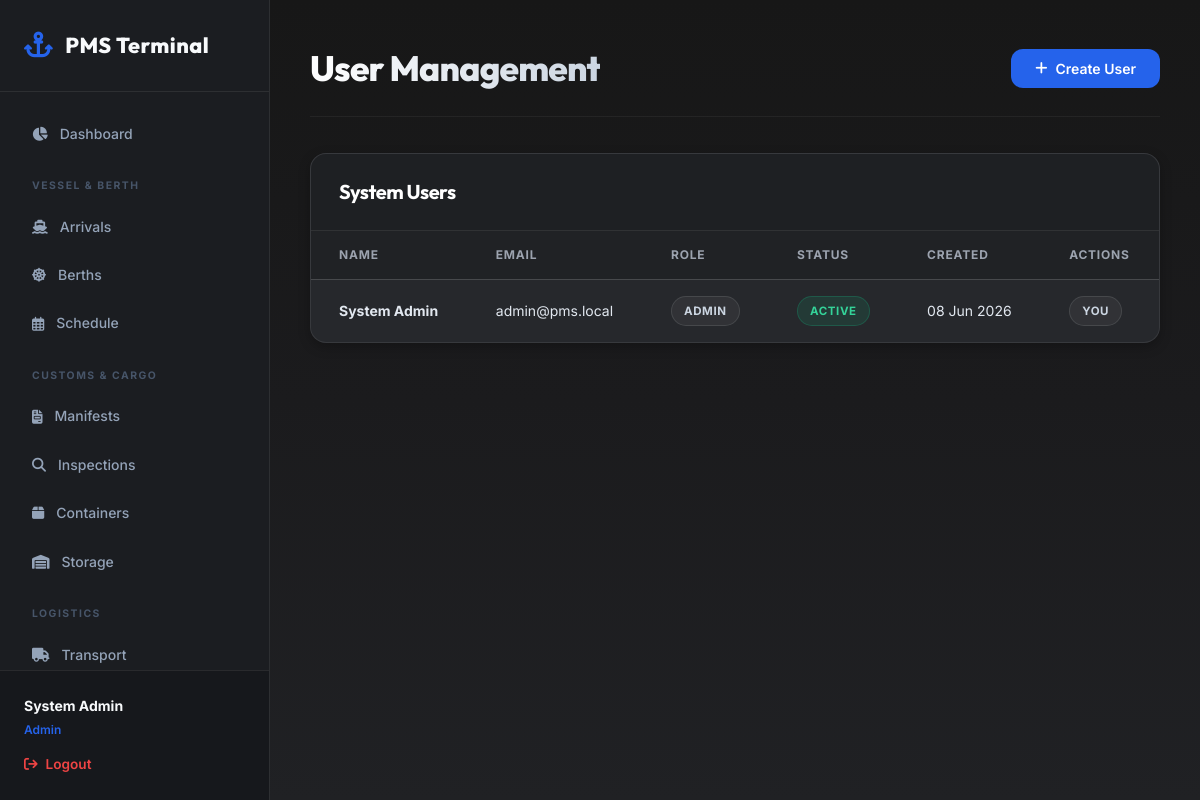
The page /modules/admin/users.php (signed in) on the database its author committed.
### tables this page shows
CREATE TABLE IF NOT EXISTS users (
    id            INT PRIMARY KEY AUTO_INCREMENT,
    name          VARCHAR(100) NOT NULL,
    email         VARCHAR(150) NOT NULL UNIQUE,
    password_hash VARCHAR(255) NOT NULL,
    role_id       INT NOT NULL,
    company_id    INT NULL,
    status        ENUM('active','inactive') DEFAULT 'active',
    created_at    DATETIME DEFAULT CURRENT_TIMESTAMP,
    FOREIGN KEY (role_id) REFERENCES roles(id),
    FOREIGN KEY (company_id) REFERENCES companies(id) ON DELETE SET NULL
);

CREATE TABLE IF NOT EXISTS roles (
    id    INT PRIMARY KEY AUTO_INCREMENT,
    name  VARCHAR(50)  NOT NULL UNIQUE,    
    label VARCHAR(100) NOT NULL
);

### modules/admin/users.php (the view, shortened to what this page needs)
<?php
require_once __DIR__ . '/../../config/db.php';
require_once __DIR__ . '/../../includes/helpers.php';
$users = $pdo->query("
    SELECT u.*, r.name as role_name
    FROM users u
    JOIN roles r ON u.role_id = r.id
    ORDER BY u.created_at DESC
")->fetchAll();
?>
<!DOCTYPE html>
<html lang="en">
<head>
    <link rel="stylesheet" href="<?= BASE_URL ?>/assets/css/main.css">
    <link rel="stylesheet" href="https://cdnjs.cloudflare.com/ajax/libs/font-awesome/6.4.0/css/all.min.css">
</head>
<body>
    <?php include __DIR__ . '/../../includes/nav.php'; ?>
    <main class="main-content">
        <header class="page-header">
            <h1 class="page-title">User Management</h1>
            <button class="btn btn-primary" onclick="document.getElementById('userModal').classList.add('active')">
                <i class="fa-solid fa-plus"></i> Create User
            </button>
        </header>
        <div class="table-container">
            <div class="table-header">
                <h2>System Users</h2>
            </div>
            <table>
                <thead>
                    <tr>
                        <th>Name</th>
                        <th>Email</th>
                        <th>Role</th>
                        <th>Status</th>
                        <th>Created</th>
                        <th>Actions</th>
                    </tr>
                </thead>
                <tbody>
                    <?php foreach ($users as $u): ?>
                        <tr>
                            <td><strong><?= htmlspecialchars($u['name']) ?></strong></td>
                            <td><?= htmlspecialchars($u['email']) ?></td>
                            <td><span class="badge badge-neutral"><?= htmlspecialchars(ucfirst($u['role_name'])) ?></span></td>
                            <td><?= status_badge($u['status']) ?></td>
                            <td><?= date('d M Y', strtotime($u['created_at'])) ?></td>
                            <td>
                                <?php if ($u['id'] != $_SESSION['user_id']): ?>
                                    <form method="post" style="display:inline;" data-confirm="Are you sure you want to change this user's status?">
                                        <?php csrf_field(); ?>
                                        <input type="hidden" name="action" value="toggle_status">
                                        <input type="hidden" name="user_id" value="<?= $u['id'] ?>">
                                        <?php if ($u['status'] === 'active'): ?>
                                            <input type="hidden" name="status" value="inactive">
                                            <button type="submit" class="btn btn-sm btn-danger">Disable</button>
                                        <?php else: ?>
                                            <input type="hidden" name="status" value="active">
                                            <button type="submit" class="btn btn-sm btn-success">Enable</button>
                                        <?php endif; ?>
                                    </form>
                                <?php else: ?>
                                    <span class="badge badge-neutral">You</span>
                                <?php endif; ?>
                            </td>
                        </tr>
                    <?php endforeach; ?>
                </tbody>
            </table>
        </div>
    </main>
</body>
</html>

### includes/helpers.php (shortened to what this page needs)
<?php
function status_badge($status) {
    $safeStatus = htmlspecialchars($status ?? '');
    return "<span class=\"badge badge-{$safeStatus}\">{$safeStatus}</span>";
}

### assets/css/main.css (style rules this page uses)
:root { --bg-gradient: linear-gradient( 180deg, #171717 0%, #1b1b1d 50%, #202124 100% ); --primary: #202124; --surface: #26282c; --surface-hover: #2d3035; --surface-elevated: #32353b; --panel-bg: #26282c; --panel-bg-secondary: #2d3035; --panel-border: rgba(255,255,255,0.08); --accent: #2563eb; --accent-hover: #3b82f6; --accent-light: rgba(37,99,235,0.12); --accent-glow: rgba(37,99,235,0.18); --text-main: #f8fafc; --text-secondary: #d1d5db; --text-muted: #9ca3af; --text-disabled: #6b7280; --input-bg: #1f2125; --input-bg-focus: #25282d; --input-border: #3f444d; --input-placeholder: #8b93a1; --border-light: rgba(255,255,255,0.05); --border-medium: rgba(255,255,255,0.08); --border-strong: rgba(255,255,255,0.12); --success: #22c55e; --success-bg: rgba(34,197,94,0.12); --warning: #f59e0b; --warning-bg: rgba(245,158,11,0.12); --danger: #ef4444; --danger-bg: rgba(239,68,68,0.12); --info: #3b82f6; --info-bg: rgba(59,130,246,0.12); --radius-sm: 8px; --radius-md: 12px; --radius-lg: 16px; --shadow-sm: 0 1px 2px rgba(0,0,0,0.25); --shadow-md: 0 4px 12px rgba(0,0,0,0.25); --shadow-lg: 0 12px 30px rgba(0,0,0,0.35); --transition: all .2s ease; }
* { margin: 0; padding: 0; box-sizing: border-box; }
body { font-family: 'Inter', sans-serif; background: var(--bg-gradient); color: var(--text-main); line-height: 1.6; display: flex; min-height: 100vh; overflow-x: hidden; }
h1, h2, h3, h4, h5, h6 { font-family: 'Outfit', sans-serif; color: #ffffff; font-weight: 700; letter-spacing: -0.5px; }
.main-content { flex: 1; padding: 40px; overflow-y: auto; max-height: 100vh; }
.page-header { display: flex; justify-content: space-between; align-items: center; margin-bottom: 36px; border-bottom: 1px solid var(--border-light); padding-bottom: 20px; }
.page-title { font-size: 2.2rem; font-weight: 800; letter-spacing: -0.8px; background: linear-gradient(to right, #ffffff 0%, #cbd5e1 100%); -webkit-background-clip: text; -webkit-text-fill-color: transparent; }
.table-container { background: var(--panel-bg); border: 1px solid var(--panel-border); border-radius: var(--radius-lg); overflow: hidden; box-shadow: var(--shadow-md); }
.table-header { padding: 22px 28px; border-bottom: 1px solid var(--panel-border); background: rgba(0, 0, 0, 0.2); display: flex; justify-content: space-between; align-items: center; }
.table-header h2 { font-size: 1.25rem; margin: 0; }
table { width: 100%; border-collapse: collapse; text-align: left; }
th { background: rgba(0, 0, 0, 0.15); color: var(--text-muted); font-size: 0.75rem; font-weight: 700; text-transform: uppercase; letter-spacing: 0.8px; padding: 14px 28px; border-bottom: 1px solid var(--panel-border); }
td { padding: 16px 28px; border-bottom: 1px solid var(--border-light); color: #e2e8f0; font-size: 0.875rem; }
tbody tr { transition: var(--transition); }
tbody tr:last-child td { border-bottom: none; }
.btn { display: inline-flex; align-items: center; justify-content: center; gap: 8px; padding: 11px 24px; border-radius: var(--radius-md); font-size: 0.875rem; font-weight: 600; cursor: pointer; border: 1px solid transparent; transition: var(--transition); font-family: inherit; }
.btn-primary { background: var(--accent); color: white; border: none; }
.badge { display: inline-flex; align-items: center; padding: 5px 12px; border-radius: 9999px; font-size: 0.72rem; font-weight: 700; text-transform: uppercase; letter-spacing: 0.6px; border: 1px solid transparent; }
.badge-cleared, .badge-approved, .badge-paid, .badge-delivered, .badge-active, .badge-done { background: rgba(16, 185, 129, 0.12); color: #34d399; border-color: rgba(16, 185, 129, 0.25); }
.badge-stored, .badge-available, .badge-neutral { background: rgba(255, 255, 255, 0.05); color: #cbd5e1; border-color: rgba(255, 255, 255, 0.1); }

### rows shown on the page
users: name "System Admin", email "admin@pms.local", role.name "ADMIN", status "ACTIVE", created_at "08 Jun 2026", shows "YOU"

### other values the page prints
$user_name "System Admin"
str_replace('_', ' ', $user_role) "Admin"
